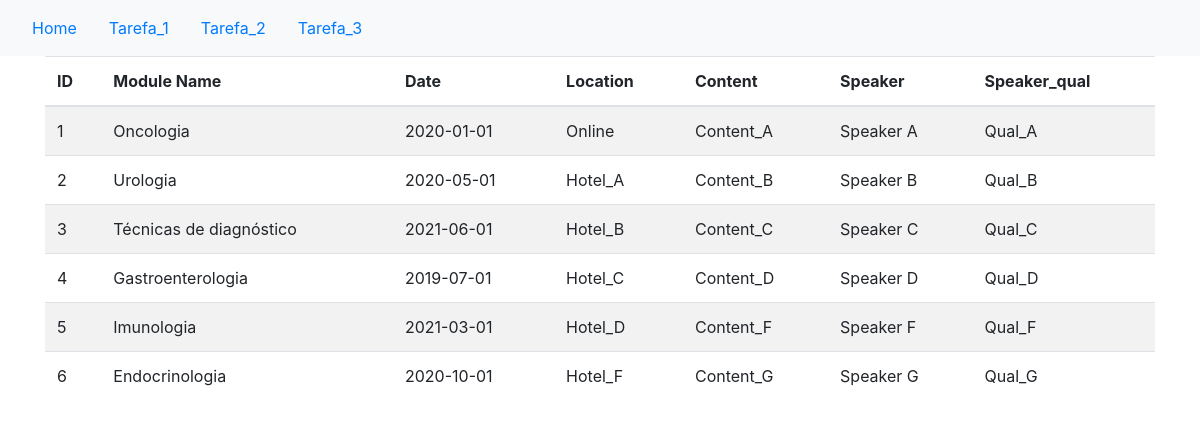
/?m=tarefa_2&a=read_tableDB, run on the app's committed database.
### tables this page shows
CREATE TABLE `Tarefa_2` (
  `id` int(11) UNSIGNED NOT NULL,
  `module_name` varchar(45) DEFAULT '',
  `date` date DEFAULT NULL,
  `location` varchar(45) DEFAULT '',
  `content` varchar(45) DEFAULT '',
  `speaker` varchar(45) DEFAULT '',
  `speaker_qual` varchar(45) DEFAULT ''
);

### objects/Tarefa_2.php (called while the page is built, shortened)
<?php
  class Tarefa_2 {
    private $conn;
    private $table_name = 'Tarefa_2';
    public function __construct($db) {
      $this-> conn = $db;
    }
    function read() {
      $squery = "SELECT
                  id, module_name, date, location, content, speaker, speaker_qual
                FROM
                  " . $this->table_name;
      $stmt = $this->conn->prepare($squery);
      $stmt->execute();
      return $stmt;
    }
  }

### tarefa_2/read_tableDB.php (the view, shortened to what this page needs)
<?php
  require_once './objects/Tarefa_2.php';
  $tarefa_2 = new Tarefa_2($pdo);
  $html .= '<table class="table table-striped">';
  $html .= '<thead><tr><th>ID</th><th>Module Name</th><th>Date</th>'
        . '<th>Location</th><th>Content</th><th>Speaker</th><th>Speaker_qual</th></tr></thead><tbody>';
  $stmt = $tarefa_2->read();
  $num = $stmt->rowCount();
  if ($num > 0) {
    while ($row = $stmt->fetch(PDO::FETCH_ASSOC)){
      $html .= '<tr>
					<td>' . $row['id'] . '</td>
					<td>' . $row['module_name'] . '</td>
					<td>' . $row['date'] . '</td>
					<td>' . $row['location'] . '</td>
					<td>' . $row['content'] . '</td>
					<td>' . $row['speaker'] . '</td>
          <td>' . $row['speaker_qual'] . '</td>
          </tr>';
    }
  }else{
    $html .= '<tr><td colspan="6">Sem registos</td></tr>';
  }
  $html .= '</tbody></table>';
  echo $html;

### config.php (shortened to what this page needs)
<?php
function loadMenu($module = '',$modules = Array()) {
    $html = '';
    foreach ($modules as $m => $item) {
        if ($item['enabled']) {
            $html .= '<li class="nav-item">
        <a class="nav-link ' . ( ($m == $module) ? 'active' : '' ) . '" href="' . $item['link'] . '">' . $item['text'] . '</a></li>';
        }
    }
    return $html;
}

### index.php (shortened to what this page needs)
<?php
require_once './config.php';
$module = filter_input(INPUT_GET, "m",FILTER_SANITIZE_STRING);
$module = validateModule($module, $modules)?$module:'home';
$action= filter_input(INPUT_GET, 'a',FILTER_SANITIZE_STRING);
$main_menu = loadMenu($modulo, $modules);
?>
<!DOCTYPE html>
<html>
    <head>
      <link rel="stylesheet" href="https://maxcdn.bootstrapcdn.com/bootstrap/4.5.2/css/bootstrap.min.css">
    </head>
    <body>
      <nav class="navbar navbar-expand navbar-light bg-light">
        <ul class="nav nav-pills">
          <?= $main_menu ?>
        </ul>
      </nav>
      <div class="container">
        <div><?php @require_once "$module/$action.php"; ?></div>
      </div>
    </body>
</html>

### data on the page
tarefa_2: id "1", module_name "Oncologia", date "2020-01-01", location "Online", content "Content_A", speaker "Speaker A", speaker_qual "Qual_A"
tarefa_2: id "2", module_name "Urologia", date "2020-05-01", location "Hotel_A", content "Content_B", speaker "Speaker B", speaker_qual "Qual_B"
tarefa_2: id "3", module_name "Técnicas de diagnóstico", date "2021-06-01", location "Hotel_B", content "Content_C", speaker "Speaker C", speaker_qual "Qual_C"
tarefa_2: id "4", module_name "Gastroenterologia", date "2019-07-01", location "Hotel_C", content "Content_D", speaker "Speaker D", speaker_qual "Qual_D"
tarefa_2: id "5", module_name "Imunologia", date "2021-03-01", location "Hotel_D", content "Content_F", speaker "Speaker F", speaker_qual "Qual_F"
tarefa_2: id "6", module_name "Endocrinologia", date "2020-10-01", location "Hotel_F", content "Content_G", speaker "Speaker G", speaker_qual "Qual_G"

### other printed values
$item['text'] "Home"
$item['text'] "Tarefa_1"
$item['text'] "Tarefa_2"
$item['text'] "Tarefa_3"
